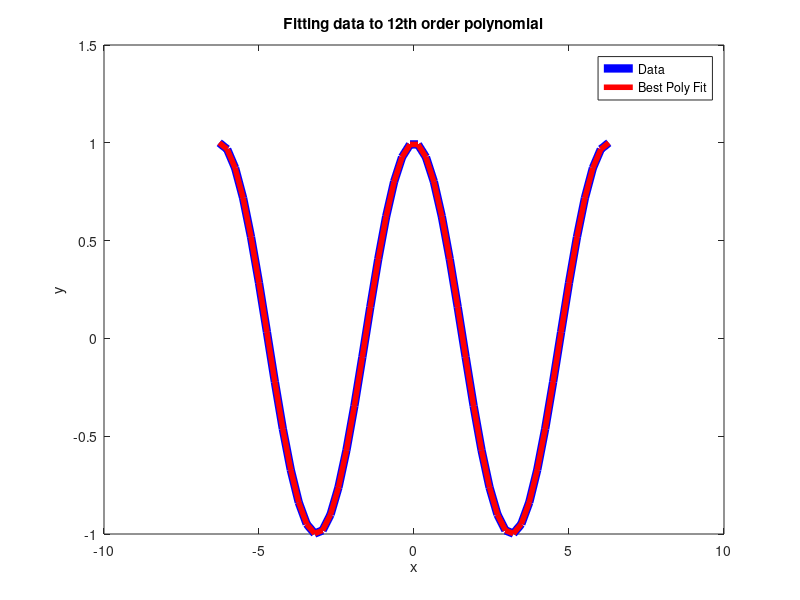

The MATLAB script that drew this image:
function fit_Polynomial_Series()

% initialize matrix dimensions and data points 
%N = 10;
N = 50;
%N = 250;
xData=linspace(-2*pi,2*pi,N);
yData=cos(xData)'; % apostrophe will make it a column vector

% establish polynomial matrix
A = zeros(N,13);
for i = 1:13
    A(:,i) = xData.^(i-1);
end

% calculated pseudo-inverse
y = yData;
b = inv(A'*A)*A'*y;

polyFit = 0;
for j = 1:13
    polyFit = polyFit + b(j)*xData.^(j-1);
end

% calculate residual
r = sqrt((yData - A*b)'*((yData - A*b)))

% plot data with model fit
plot(xData, yData, 'b', 'linewidth', 6); hold on;
plot(xData, polyFit, 'r', 'linewidth', 4); hold off;
xlabel('x');
ylabel('y');
title('Fitting data to 12th order polynomial');
legend('Data','Best Poly Fit');

%%%%%%%%%%%%%%%%%%%%%%%%%%%%%%%%%%%%%%%%%%%%%%%%%%
% Questions
% 1a) When N = 10, the residual(r) equals 1.791. When N = 50, r = 5.15e-4.
% When N = 250, r = 0.0011. It seems that there is a minimum residual
% value. However, the average residual per data point continuously
% decreases as N increases. There are simply more residuals to add together
% when there are more data points but the fit is overall more accurate with
% more data points. 
%
% 1b) We first saw cos(x) written as a polynomial in Calc B (or most
% recently in Dynamical Systems when proving Euler's formula  (e^{i*pi} -
% 1 = 0) ). This is called a taylor series expansion. The coefficients are
% ((-1)^n)*(1/(2n)!) starting from n = 0. Also, they are in terms of the
% even powers of x.
% 
% 1c) The coefficients that I found for N = 250 are b = [0.9999 0.0000
% -0.4998 -0.0000 0.0416 0.0000 -0.0014 -0.0000 0.0000 0.0000 -0.0000
% -0.0000 0.0000]. 
%
% 1d) The coefficients for N = 250 were extremely similar to that of N =
% 50 as they gave qualitatively similar fits. However, even though N = 10
% gave a qualitatively worse fit, the set of B values were not that
% different from N = 50 or N = 250. 
% N = 10: B = [0.9841 -0.0000 -0.4610 0.0006 0.0290 -0.0002 -0.0002 0.0000
% -0.0000 -0.0000 -0.0000 0.0000 0.0000]
% N = 50: B = [0.9999 -0.0000 -0.4998 0.0000 0.0416 -0.0000 -0.0014 0.0000
% 0.0000 -0.0000 -0.0000 0.0000 0.0000]
% The set of B values are much more precise to the theoretical taylor
% series coefficents for N = 50 or 250 when compared to N = 10.
